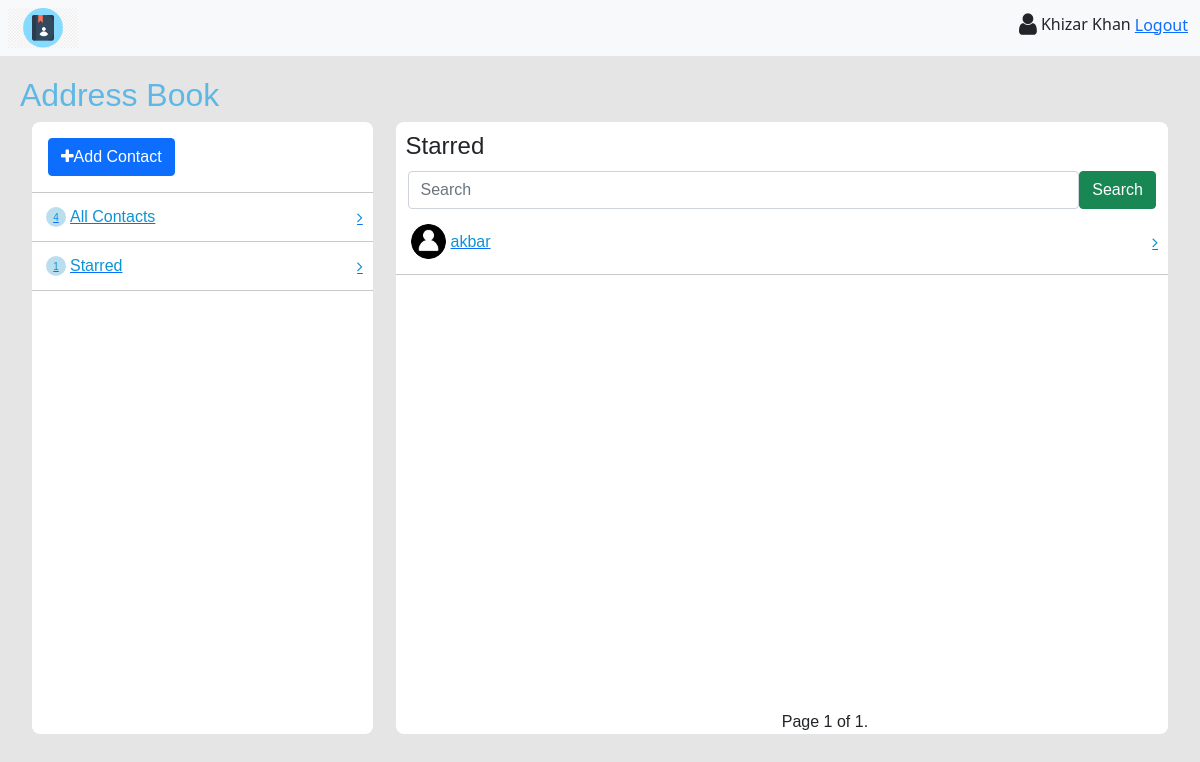
Page /contacts/starred/ (signed in) on the earlier database version.
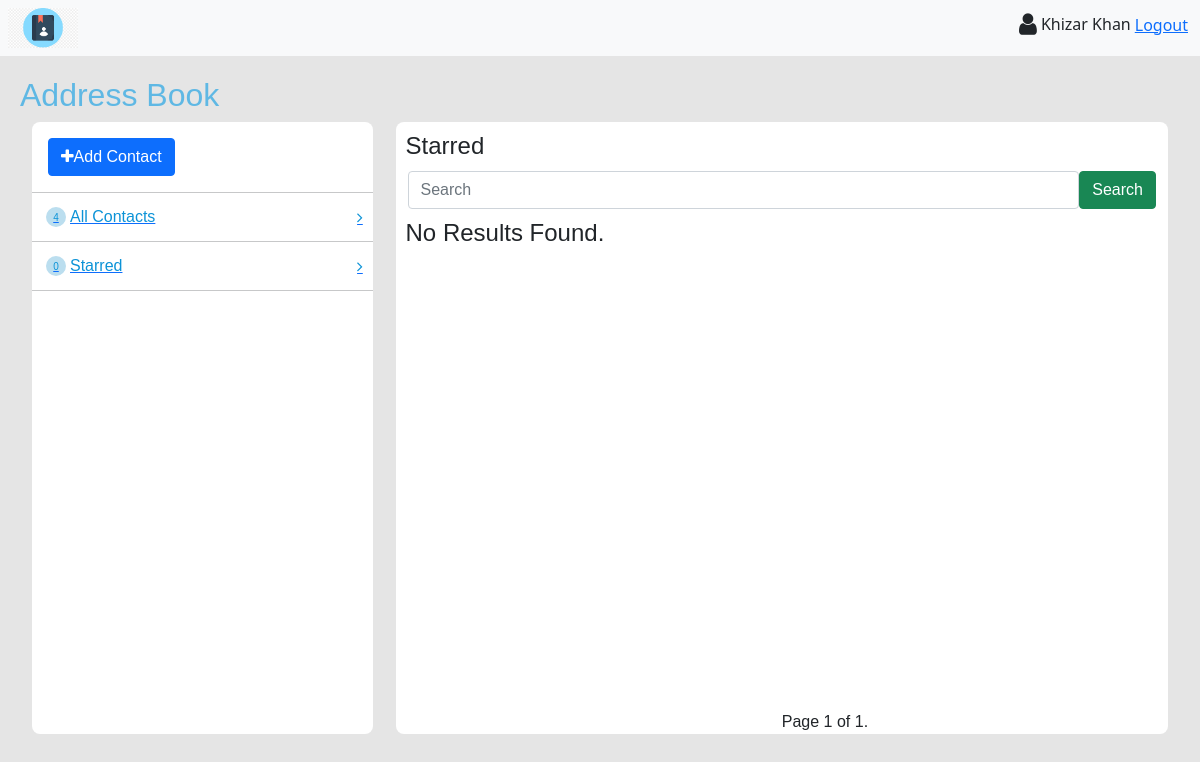
Same page on the later database version.
### book/models.py (models this page shows, shortened)
class Contact(models.Model):
    name = models.CharField(max_length=50)
    email = models.EmailField(blank=True)
    phone_no = models.CharField(max_length=100)
    address = models.CharField(max_length=200, blank=True)
    image = models.ImageField(upload_to="contacts", blank=True)
    starred = models.BooleanField(default=False)
    user = models.ForeignKey(User, on_delete=models.CASCADE)

### book/views.py (the view)
# urls.py: path("starred/", views.StarredList.as_view(), name="starred"),
@method_decorator(login_required(login_url="login"), name="dispatch")
class StarredList(ListView):
    template_name = "starred.html"
    paginate_by = 5
    context_object_name = "contacts"
    def get_queryset(self):
        return Contact.objects.filter(user=self.request.user, starred=True)
    def get_context_data(self, **kwargs):
        context = super().get_context_data(**kwargs)
        context["total_contacts"] = len(
            list(Contact.objects.filter(user=self.request.user))
        )
        context["total_starred"] = len(
            list(Contact.objects.filter(user=self.request.user, starred=True))
        )
        return context

### book/templates/starred.html
{% extends 'contacts.html' %}
{% block header %}Starred{% endblock %}

### book/templates/contacts.html (shortened to what this page needs)
{% extends 'base2.html' %}
{% block app_content %}
<div id="contactcard" class="position-relative">
    <h4>{% block header %}Contacts{% endblock %}</h4>
    <form action="/contacts/search/">
        <div class="container d-flex">
            <input type="text" class="form-control" placeholder="Search" name="search">
            <button type="submit" class="btn btn-success">Search</button>
        </div>
    </form>
    {% if contacts %}
        {% for contact in contacts %}
            <a href="{% url 'contact-information' contact.pk %}">
                <div class="d-flex justify-content-between align-items-center category" id="category">
                    <div class="d-flex align-items-center">
                        {% if contact.image %}
                            <img src="{{contact.image.url}}" alt="">
                        {% else %}
                            <img src="/static/images/contact.jpeg" alt="">
                        {% endif %}
                        <p class="m-0">{{contact.name}}</p>
                    </div>
                    <i class="fa fa-angle-right" aria-hidden="true"></i>
                </div>
            </a>
            <hr class="m-0 p-0">
        {% endfor %}
    {% else %}
        <h4>No Results Found.</h4>
    {% endif %}
   <div class="position-absolute bottom-0 start-50">
        <span class="step-links">
            <span class="current">
                Page {{ page_obj.number }} of {{ page_obj.paginator.num_pages }}.
            </span>
        </span>
    </div>
</div>
{% endblock %}

Differences in the rows shown:
removed Contact: name "akbar"
Other differences:
{{ total_starred }}: "1" → "0"
text now shown: "No Results Found."
